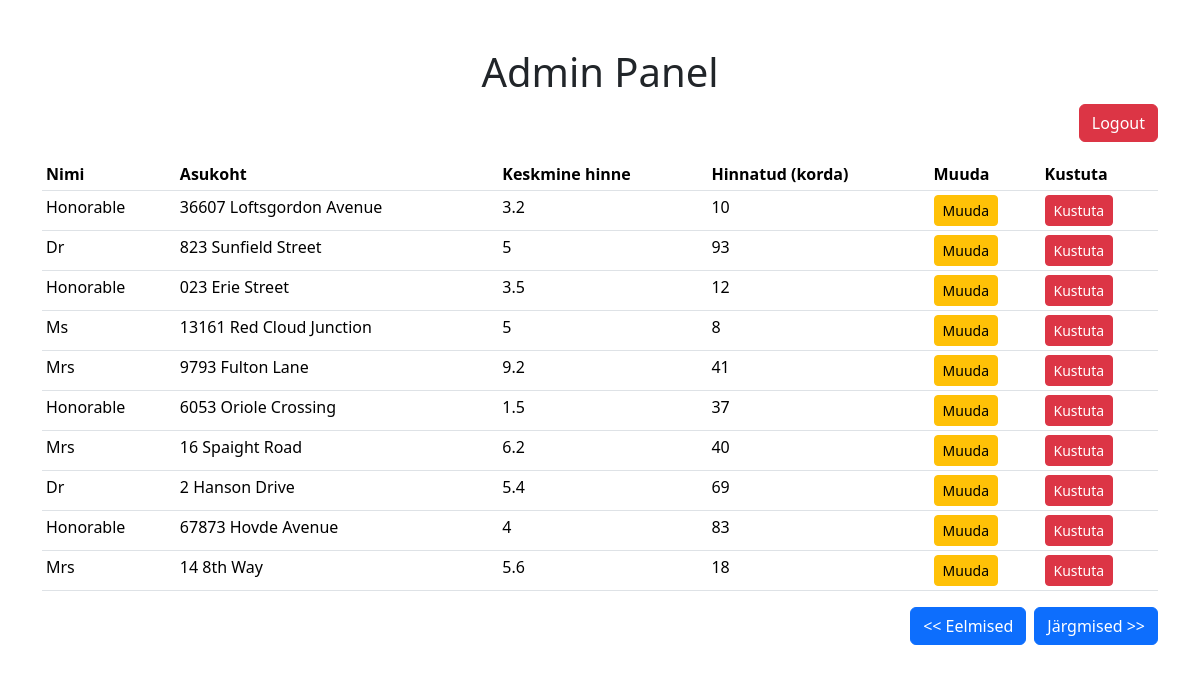
Page /admin.php?next=20 (signed in) on the committed database.
### tables this page shows
CREATE TABLE `toidukohad` (
  `id` int(6) NOT NULL,
  `nimi` varchar(255) NOT NULL,
  `asukoht` varchar(255) NOT NULL,
  `keskmine_hinne` double NOT NULL,
  `hinnatud` int(6) NOT NULL
);

### admin.php (the view, shortened to what this page needs)
<?php
include('config.php');
$limit = 10;
$start = isset($_GET['next']) ? intval($_GET['next']) : 0;
$prev = max(0, $start - $limit);
if (!empty($_GET["s"])) {
    $search = sanitize($_GET["s"]);
    $query = "SELECT * FROM toidukohad WHERE nimi LIKE '%$search%' LIMIT $start, $limit";
    $count_query = "SELECT COUNT(*) as total FROM toidukohad WHERE nimi LIKE '%$search%'";
} else {
    $query = "SELECT * FROM toidukohad LIMIT $start, $limit";
    $count_query = "SELECT COUNT(*) as total FROM toidukohad";
}
$total_query = mysqli_query($yhendus, $count_query);
$total_records = mysqli_fetch_assoc($total_query)['total'];
$next = $start + $limit;
?>
<!DOCTYPE html>
<html lang="et">
<head>
    <link href="https://cdn.jsdelivr.net/npm/bootstrap@5.3.3/dist/css/bootstrap.min.css" rel="stylesheet">
</head>
<body>
    <div class="container mt-5">
        <h1 class="text-center">Admin Panel</h1>
        <div class="row justify-content-end mb-3">
            <div class="col-auto">
                <a href="logout.php" class="btn btn-danger">Logout</a>
            </div>
        </div>
        <table class="table table-sm">
            <thead>
                <tr>
                    <th>Nimi</th>
                    <th>Asukoht</th>
                    <th>Keskmine hinne</th>
                    <th>Hinnatud (korda)</th>
                    <th>Muuda</th>
                    <th>Kustuta</th>
                </tr>
            </thead>
            <tbody>
            <?php
            $result = mysqli_query($yhendus, $query);
            while ($row = mysqli_fetch_assoc($result)) {
                echo "<tr>";
                echo "<td>" . htmlspecialchars($row['nimi']) . "</td>";
                echo "<td>" . htmlspecialchars($row['asukoht']) . "</td>";
                echo "<td>" . htmlspecialchars($row['keskmine_hinne']) . "</td>";
                echo "<td>" . htmlspecialchars($row['hinnatud']) . "</td>";
                echo "<td><a href=\"muuda.php?id=" . htmlspecialchars($row['id']) . "\" class=\"btn btn-warning btn-sm\">Muuda</a></td>";
                echo "<td><a href=\"?action=delete&id=" . htmlspecialchars($row['id']) . "\" class=\"btn btn-danger btn-sm\" onclick=\"return confirm('Kas oled kindel, et soovid kustutada?')\">Kustuta</a></td>";
                echo "</tr>";
            }
            ?>
            </tbody>
        </table>
        <div class="d-flex justify-content-end">
            <a href="?prev=<?php echo $prev; ?>" class="btn btn-primary <?php if ($start == 0) echo 'disabled'; ?>" role="button" aria-disabled="<?php if ($start == 0) echo 'true'; ?>">&lt;&lt; Eelmised</a>
            <a href="?next=<?php echo $next; ?>" class="btn btn-primary ms-2 <?php if ($start >= $total_records - $limit) echo 'disabled'; ?>" role="button" aria-disabled="<?php if ($start >= $total_records - $limit) echo 'true'; ?>">Järgmised &gt;&gt;</a>
        </div>
    </div>
</body>
</html>

### rows in the picture
toidukohad: nimi "Honorable", asukoht "36607 Loftsgordon Avenue", keskmine_hinne "3.2", hinnatud "10"
toidukohad: nimi "Dr", asukoht "823 Sunfield Street", keskmine_hinne "5", hinnatud "93"
toidukohad: nimi "Honorable", asukoht "023 Erie Street", keskmine_hinne "3.5", hinnatud "12"
toidukohad: nimi "Ms", asukoht "13161 Red Cloud Junction", keskmine_hinne "5", hinnatud "8"
toidukohad: nimi "Mrs", asukoht "9793 Fulton Lane", keskmine_hinne "9.2", hinnatud "41"
toidukohad: nimi "Honorable", asukoht "6053 Oriole Crossing", keskmine_hinne "1.5", hinnatud "37"
toidukohad: nimi "Mrs", asukoht "16 Spaight Road", keskmine_hinne "6.2", hinnatud "40"
toidukohad: nimi "Dr", asukoht "2 Hanson Drive", keskmine_hinne "5.4", hinnatud "69"
toidukohad: nimi "Honorable", asukoht "67873 Hovde Avenue", keskmine_hinne "4", hinnatud "83"
toidukohad: nimi "Mrs", asukoht "14 8th Way", keskmine_hinne "5.6", hinnatud "18"
